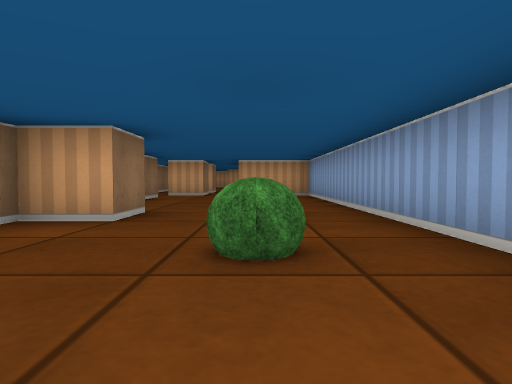
view 1 (above)

20 first-person views from a walk through a cub3D maze. The camera is about half as high as the walls, tilts 2° down and sees 75° across. The floor is counted in squares. Each view is taken from the middle of a square. On the plan, view 1 faces up. The plan holds only what a view shows up to about 9 squares ahead; the rest is blank.

view 2
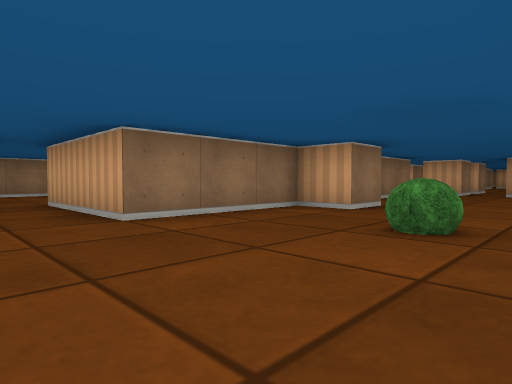

view 3
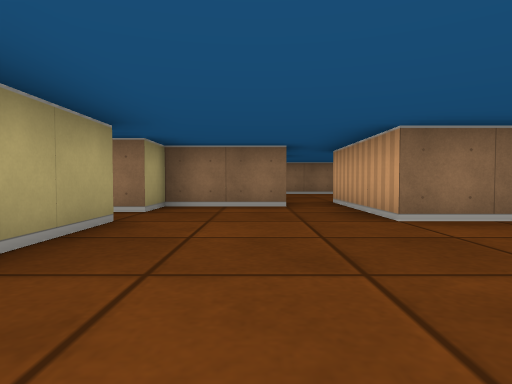

view 4
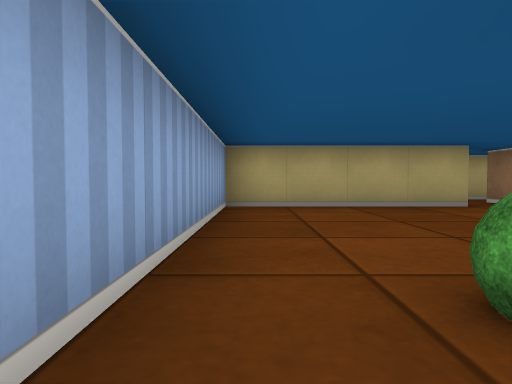

view 5
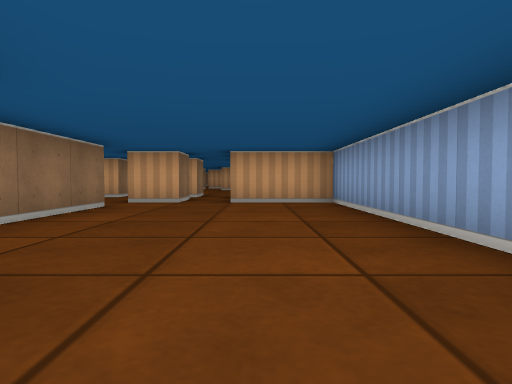

view 6
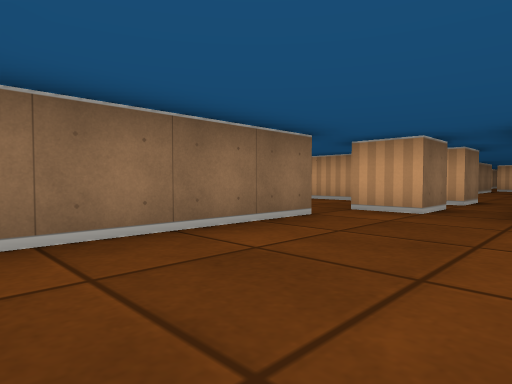

view 7
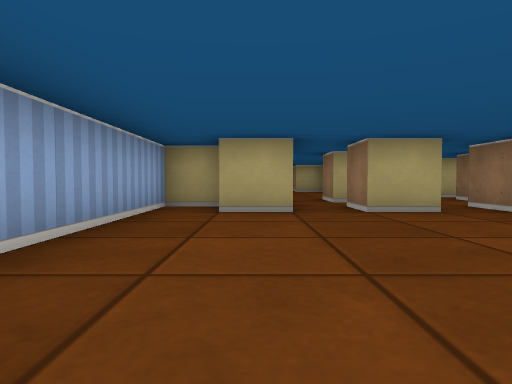

view 8
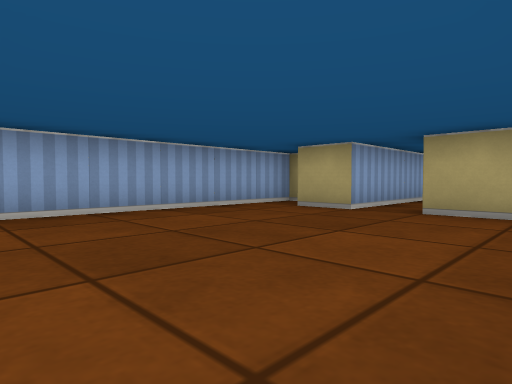

view 9
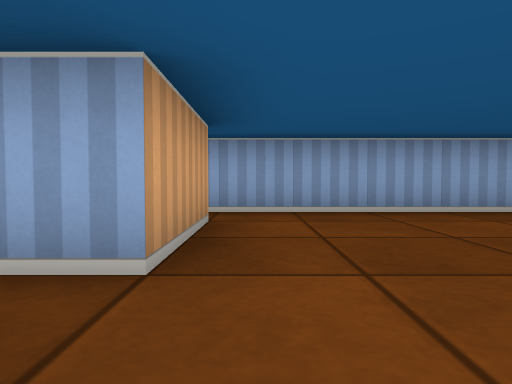

view 10
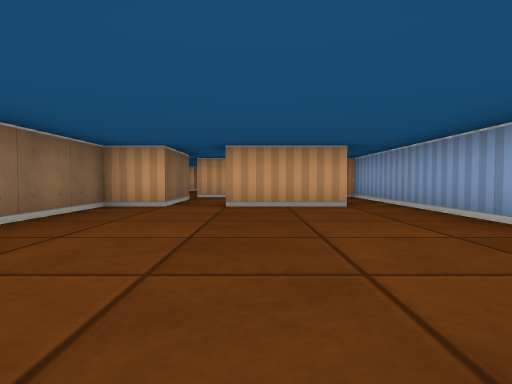

view 11
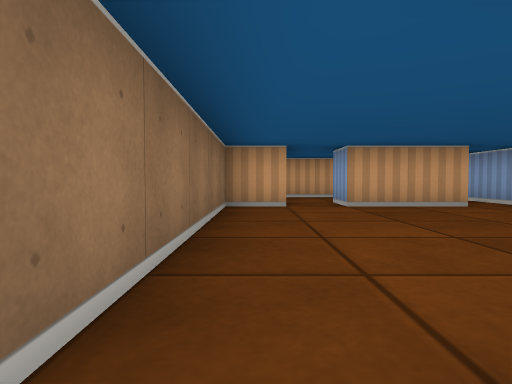

view 12
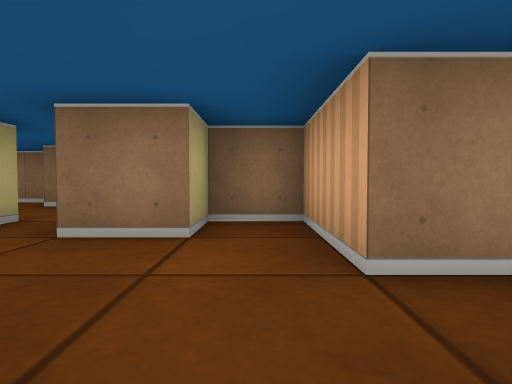

view 13
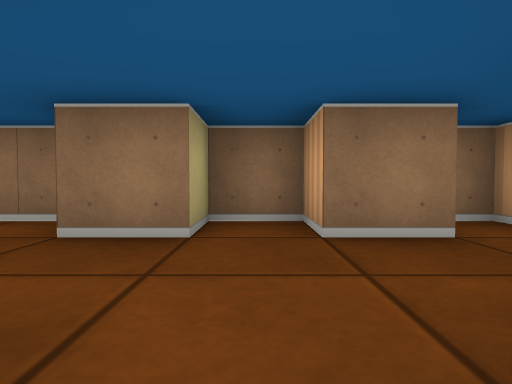

view 14
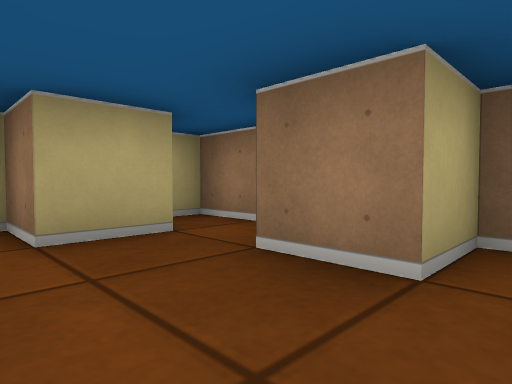

view 15
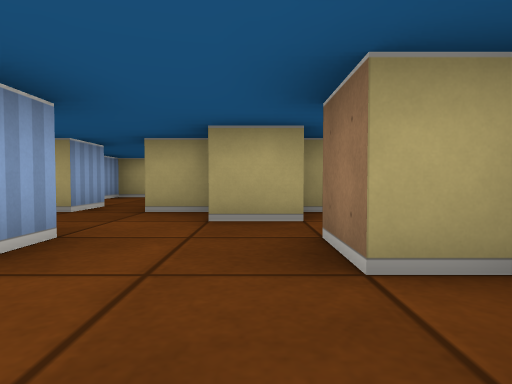

view 16
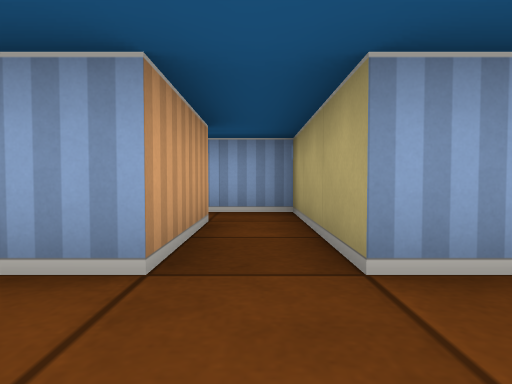

view 17
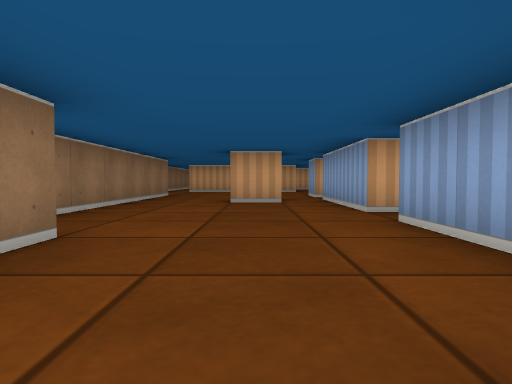

view 18
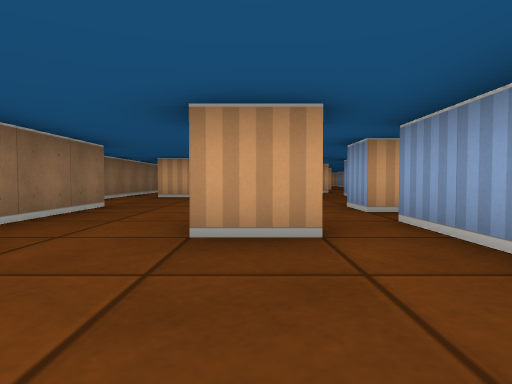

view 19
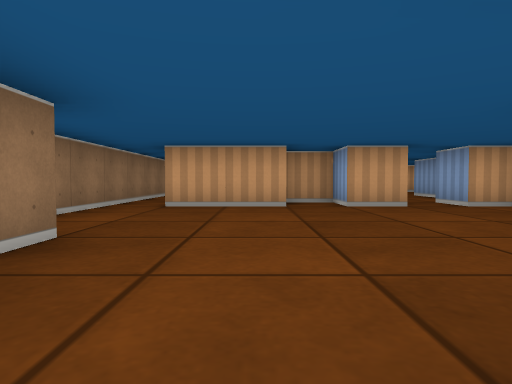

view 20
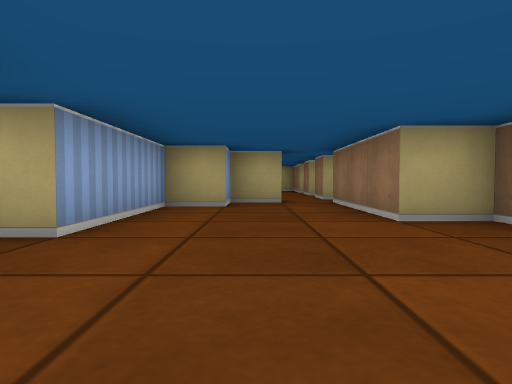

### Floor plan
Points are (right, up) in squares from view 1. A wall is a line through its corners. A room is listed if a view was taken in it or the views show most of it. See-through windows are left out.
Room 1 (views 1, 2, 3, 4, 5, 6)
walls: (-1.5, 4.6) (-1.5, 3.5) (-2.5, 3.5) (-2.5, 0.5) (-5.5, 0.5); (-4.5, -0.4) (-4.5, -2.5) (-3.5, -2.5) (-3.5, -3.5); (-2.5, 8.5) (-2.5, 5.2); (-2.6, -2.5) (1.5, -2.5) (1.5, 9.5) (-0.5, 9.5)
ways out: opening at (-1.5, 8.5) to room 2; opening at (-5, 0) to room 4; opening at (-3, -3) to room 5
objects: bush (0, 2)
Room 2 (views 7, 8, 9, 10, 11, 12, 13)
walls: (-2.6, 12.5) (-1.5, 12.5) (-1.5, 11.5) (-1.9, 11.5); (0.5, 11.5) (1.5, 11.5) (1.5, 20.5); (-1.5, 10.5) (-1.5, 9.5) (-2.5, 9.5); (-2.5, 17.5) (-3.5, 17.5) (-3.5, 11.5) (-5.5, 11.5) (-5.5, 10.5) (-4.5, 10.5) (-4.5, 9.5); (0.6, 17.5) (-1.5, 17.5); (-0.5, 9.5) (-0.5, 12.5) (0.5, 12.5); (-5.5, 8.5) (-4.6, 8.5)
ways out: opening at (-1.5, 8.5) to room 1; opening at (-4.5, 9) to room 3; opening at (-2, 17)
Room 3 (views 14, 15)
walls: (-5.5, 7.5) (-5.5, 8.1); (-7.6, 6.5) (-6.5, 6.5) (-6.5, 5.5) (-5.5, 5.5); (-3.5, 7.2) (-3.5, 8); (-8.5, 7) (-8.5, 5.5) (-7.6, 5.5); (-7.5, 10.6) (-7.5, 9.5) (-8.5, 9.5) (-8.5, 8.5) (-7.5, 8.5) (-7.5, 7.5); (-4.5, 4.5) (-4.5, 5.5); (-8.5, 11.6) (-8.5, 11)
ways out: opening at (-4.5, 9) to room 2; opening at (-5, 5) to room 4
Room 4 (views 16, 17, 18, 19, 20)
walls: (-9.5, 1.5) (-9.5, -5.5) (-8.5, -5.5) (-8.5, -8.5); (-6.4, -1.5) (-7.5, -1.5); (-5.5, 0.5) (-5.5, 1.5); (-4.2, 1.5) (-3.5, 1.5) (-3.5, 2.4); (-5.5, -3.5) (-5.5, -0.5); (-7.4, 4.5) (-9.5, 4.5); (-5.4, 4.5) (-6.5, 4.5); (-6.5, 5.5) (-7.5, 5.5); (-3.8, 4.5) (-4.5, 4.5); (-10.5, 8) (-10.5, 3.1); (-7.5, -8.5) (-6.5, -8.5) (-6.5, -7.5) (-5.5, -7.5) (-5.5, -4.5)
ways out: opening at (-5, 0) to room 1; opening at (-5, 5) to room 3; opening at (-4.5, -4) to room 5; opening at (-8, -8)
Room 5 (no view inside)
walls: (-3.5, -3.5) (-5.5, -3.5); (-5.5, -4.5) (-2.5, -4.5) (-2.5, -3.2)
ways out: opening at (-3, -3) to room 1; opening at (-4.5, -4) to room 4

Positions as (right, up) in squares from view 1, and headings:
1: (0, 0), facing up
2: (1, -1), facing up-left
3: (1, -1), facing left
4: (1, 3), facing down
5: (0, 3), facing up
6: (0, 5), facing up-left
7: (0, 17), facing down
8: (-3, 17), facing down-right
9: (-3, 17), facing right
10: (-1, 12), facing up
11: (-3, 12), facing up
12: (-2, 11), facing left
13: (-5, 9), facing left
14: (-6, 9), facing down-left
15: (-7, 10), facing down
16: (-7, -4), facing right
17: (-7, -8), facing up
18: (-7, -4), facing up
19: (-8, -1), facing up
20: (-7, -2), facing down
